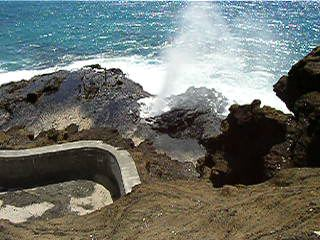
#> input picture Activity8_Computer Vision/TestImages/Blowhole013.jpg, 320 x 240 px, given in place of the camera
$ python milestone2.py   (older library calls are emulated)
#> lines starting #> are read from the running program, lines starting #| are printed output that depends on the picture; after the words box and inside, x2 and y2 are one past the last pixel; in counts of white or black regions, pixels touching at a corner belong together
import cv2
import numpy

# [60 lines of commented-out code are left out]
"""Program that operates on the built-in camera images.
It should display two images: the result of canny edge detection and the result of the probabilistic Hough Lines algorithm.
Try changing the parameters to see how that affects the resulting line-finding.
"""
vidCap = cv2.VideoCapture(0)
while True:
    x = cv2.waitKey(10)
#> (key Esc is pressed here)
    char = chr(x & 0xFF)
    if char == 'q':
        break

    ret, img = vidCap.read()
#> img is the input picture: shape (240, 320, 3); mean B, G, R 107.7, 113.1, 108.1

    #canny edge detection
    gray = cv2.cvtColor(img, cv2.COLOR_BGR2GRAY)
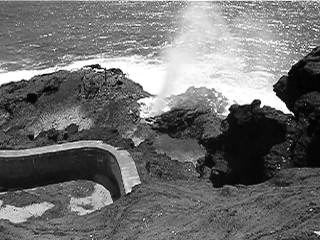
#> gray: shape (240, 320); min 0, max 255, mean 111
    cannyImg = cv2.Canny(gray, 200, 200)
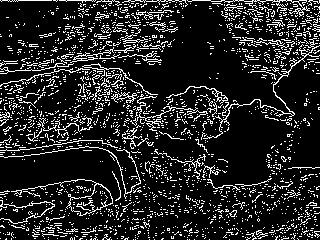
#> cannyImg: shape (240, 320); 14.6% white in thin lines or dots
    cv2.imshow("canny", cannyImg)

    #Hough Lines
    grayImg = cv2.cvtColor(img, cv2.COLOR_BGR2GRAY)
    cannyImg = cv2.Canny(grayImg, 200, 200)
    lines = cv2.HoughLinesP(cannyImg, 1, numpy.pi/180,
                            threshold = 5,
                            minLineLength = 20, maxLineGap = 10)
#> lines = 521 rows, first 6: [62, 60, 106, 97], [272, 78, 319, 31], [81, 232, 99, 184], [214, 137, 228, 108], [114, 0, 150, 64], [171, 138, 211, 88]
    for lineSet in lines:
        for line in lineSet:
            cv2.line(img, (line[0], line[1]), (line[2], line[3]),
                     (255, 255, 0))
#> this loop made 521 passes
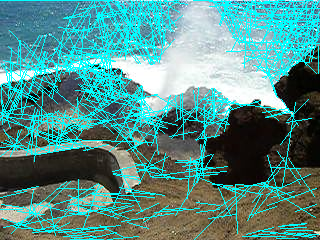
#> img: shape (240, 320, 3); mean B, G, R 136.3, 141.3, 84.1
    cv2.imshow("HoughLines", img)

cv2.destroyAllWindows()
vidCap.release()

$ run again, on Activity8_Computer Vision/TestImages/Coins1.jpg
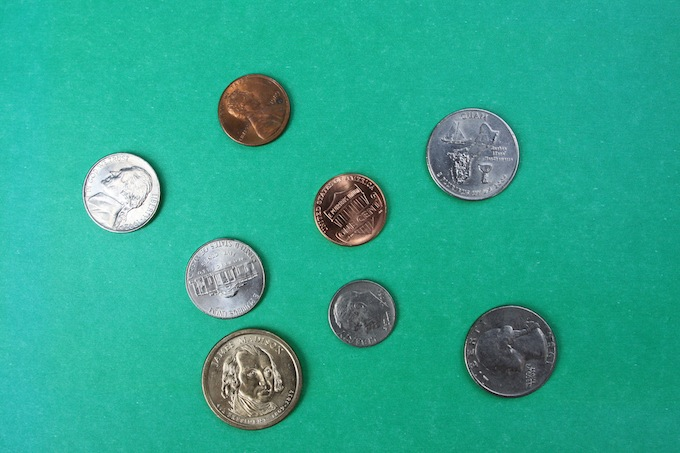
#> input picture Activity8_Computer Vision/TestImages/Coins1.jpg, 680 x 453 px, given in place of the camera
#> img is the input picture: shape (453, 680, 3); mean B, G, R 143.4, 166.8, 44.8
#> `cannyImg = cv2.Canny(gray, 200, 200)`:
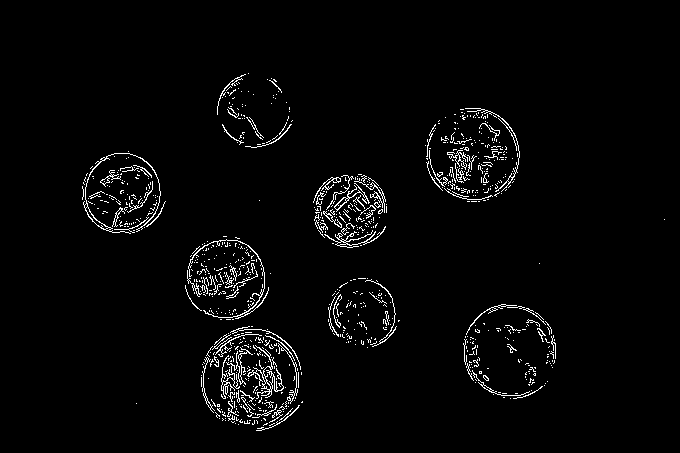
#> cannyImg: shape (453, 680); 2.7% white in thin lines or dots, all inside (x1, y1, x2, y2) = (82, 73, 665, 431)
#> lines = 282 rows, first 6: [323, 236, 349, 178], [223, 336, 249, 422], [214, 293, 255, 253], [340, 246, 384, 229], [187, 271, 212, 296], [320, 187, 358, 174]
#> the loop `for lineSet in lines:` made 282 passes
#> after the loop `for lineSet in lines:`:
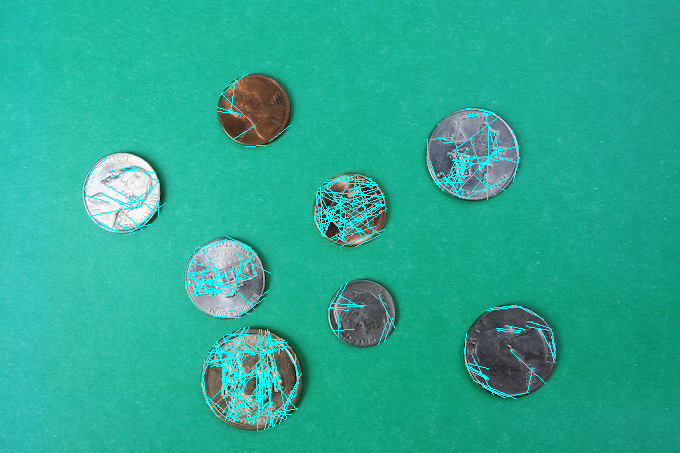
#> img: shape (453, 680, 3); 2.71% of pixels changed, all inside (x1, y1, x2, y2) = (83, 73, 556, 431)
